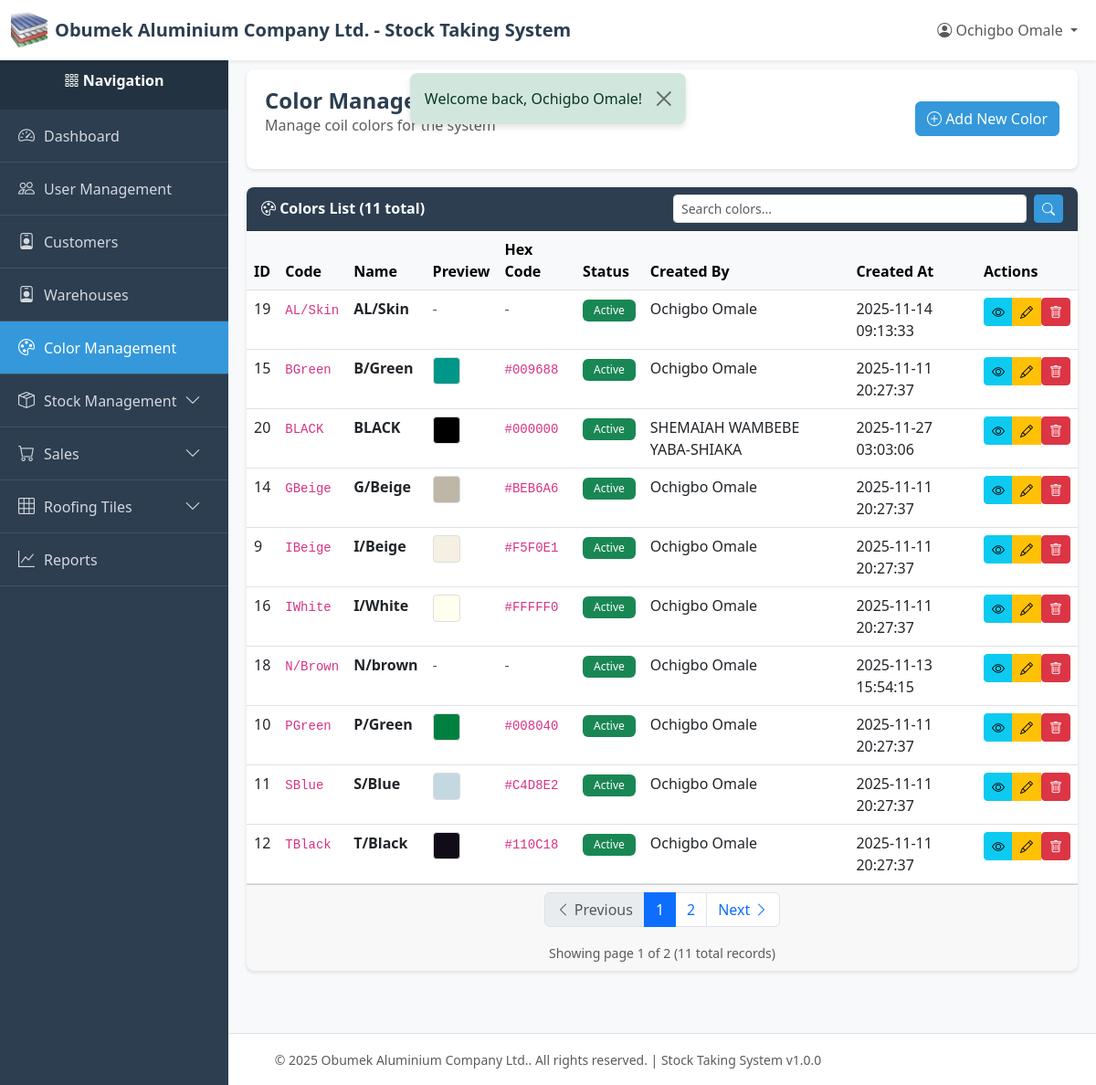
The page /index.php?page=colors (signed in) on the database as committed earlier.
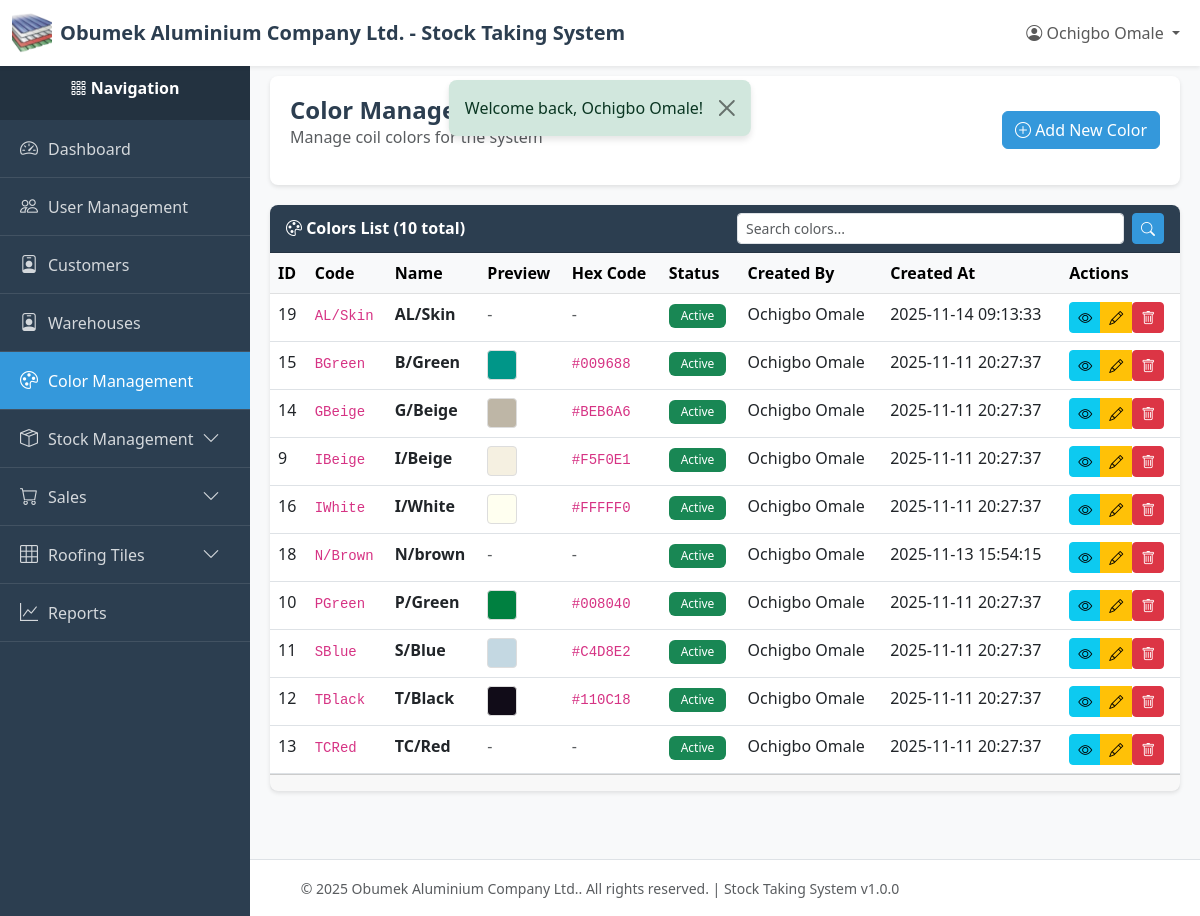
The same page on the database as committed later.
### tables this page shows
CREATE TABLE `colors` (
  `id` int(11) NOT NULL,
  `code` varchar(50) NOT NULL COMMENT 'Short code like IBeige, PGreen',
  `name` varchar(100) NOT NULL COMMENT 'Display name like I/Beige, P/Green',
  `hex_code` varchar(7) DEFAULT NULL COMMENT 'Optional hex color code for UI display',
  `is_active` tinyint(1) DEFAULT 1,
  `created_by` int(11) NOT NULL,
  `created_at` timestamp NOT NULL DEFAULT current_timestamp(),
  `updated_at` timestamp NULL DEFAULT NULL ON UPDATE current_timestamp(),
  `deleted_at` timestamp NULL DEFAULT NULL
);

CREATE TABLE `users` (
  `id` int(11) NOT NULL,
  `email` varchar(255) NOT NULL,
  `password` varchar(255) NOT NULL,
  `name` varchar(255) NOT NULL,
  `role` varchar(50) NOT NULL DEFAULT 'viewer',
  `created_at` timestamp NOT NULL DEFAULT current_timestamp(),
  `updated_at` timestamp NULL DEFAULT NULL ON UPDATE current_timestamp(),
  `deleted_at` timestamp NULL DEFAULT NULL
);

### index.php (called while the page is built, shortened)
<?php
require_once __DIR__ . '/utils/auth_middleware.php';
require_once __DIR__ . '/controllers/routes.php';

### config/db.php (called while the page is built, shortened)
<?php
class Database {
    private static $instance = null;
    private $connection;
    private $host = 'localhost';
    private $db_name = 'obumuvcg_stockdb';
    private $username = 'root';
    private $password = '';
    private $charset = 'utf8mb4';
    private function __construct() {
        try {
            $dsn = "mysql:host={$this->host};dbname={$this->db_name};charset={$this->charset}";
            $options = [
                PDO::ATTR_ERRMODE            => PDO::ERRMODE_EXCEPTION,
                PDO::ATTR_DEFAULT_FETCH_MODE => PDO::FETCH_ASSOC,
                PDO::ATTR_EMULATE_PREPARES   => false,
            ];
            $this->connection = new PDO($dsn, $this->username, $this->password, $options);
        } catch (PDOException $e) {
            error_log("Database Connection Error: " . $e->getMessage());
            die("Database connection failed. Please contact the administrator.");
        }
    }
    public static function getInstance() {
        if (self::$instance === null) {
            self::$instance = new self();
        }
        return self::$instance;
    }
    public function getConnection() {
        return $this->connection;
    }
}

### models/color.php (called while the page is built, shortened)
<?php
require_once __DIR__ . '/../config/db.php';
class Color {
    private $db;
    private $table = 'colors';
    public function __construct() {
        $this->db = Database::getInstance()->getConnection();
    }
    public function getAll($limit = RECORDS_PER_PAGE, $offset = 0) {
        try {
            $sql = "SELECT c.*, u.name as created_by_name
                    FROM {$this->table} c
                    LEFT JOIN users u ON c.created_by = u.id
                    WHERE c.deleted_at IS NULL
                    ORDER BY c.name ASC
                    LIMIT ? OFFSET ?";
            $stmt = $this->db->prepare($sql);
            $stmt->execute([(int)$limit, (int)$offset]);
            return $stmt->fetchAll();
        } catch (PDOException $e) {
            error_log("Color fetch error: " . $e->getMessage());
            return [];
        }
    }
}

### utils/helpers.php (called while the page is built, shortened)
<?php
function formatDate($date, $format = 'Y-m-d H:i:s')
{
    $timestamp = strtotime($date);
    return $timestamp ? date($format, $timestamp) : $date;
}

### utils/auth_middleware.php (called while the page is built, shortened)
<?php
function hasPermission($module, $action = ACTION_VIEW) {
    if (isset($_SESSION['user_role']) && $_SESSION['user_role'] === ROLE_SUPER_ADMIN) {
        return true;
    }
    $permissions = $_SESSION['permissions'];
    return in_array($action, $permissions[$module]);
}

### views/colors/index.php (the view, shortened to what the rows shown need)
<?php
require_once __DIR__ . '/../../config/db.php';
require_once __DIR__ . '/../../models/color.php';
require_once __DIR__ . '/../../utils/helpers.php';
$currentPage = isset($_GET['page_num']) ? (int)$_GET['page_num'] : 1;
$searchQuery = $_GET['search'] ?? '';
$colorModel = new Color();
if (!empty($searchQuery)) {
    $colors = $colorModel->search($searchQuery, RECORDS_PER_PAGE, ($currentPage - 1) * RECORDS_PER_PAGE);
    $totalColors = $colorModel->countSearch($searchQuery);
} else {
    $colors = $colorModel->getAll(RECORDS_PER_PAGE, ($currentPage - 1) * RECORDS_PER_PAGE);
}
require_once __DIR__ . '/../../layout/header.php';
?>
<div class="content-wrapper">
    <div class="page-header">
        <div class="d-flex justify-content-between align-items-center">
            <div>
                <h1 class="page-title">Color Management</h1>
            </div>
        </div>
    </div>
    <div class="card">
        <div class="card-body p-0">
            <?php if (empty($colors)): ?>
            <div class="alert alert-info m-3">
                <i class="bi bi-info-circle"></i>
                <?php if (!empty($searchQuery)): ?>
                    No colors found matching "<?php echo htmlspecialchars($searchQuery); ?>".
                <?php else: ?>
                    No colors found.
                <?php endif; ?>
            </div>
            <?php else: ?>
            <div class="table-responsive">
                <table class="table table-hover mb-0">
                    <thead class="table-light">
                        <tr>
                            <th>ID</th>
                            <th>Code</th>
                            <th>Name</th>
                            <th>Preview</th>
                            <th>Hex Code</th>
                            <th>Status</th>
                            <th>Created By</th>
                            <th>Created At</th>
                            <th>Actions</th>
                        </tr>
                    </thead>
                    <tbody>
                        <?php foreach ($colors as $color): ?>
                        <tr>
                            <td><?php echo $color['id']; ?></td>
                            <td><code><?php echo htmlspecialchars($color['code']); ?></code></td>
                            <td><strong><?php echo htmlspecialchars($color['name']); ?></strong></td>
                            <td>
                                <?php if (!empty($color['hex_code'])): ?>
                                    <div style="width: 30px; height: 30px; background-color: <?php echo htmlspecialchars($color['hex_code']); ?>; border: 1px solid #ddd; border-radius: 4px;"></div>
                                <?php else: ?>
                                    <span class="text-muted">-</span>
                                <?php endif; ?>
                            </td>
                            <td>
                                <?php if (!empty($color['hex_code'])): ?>
                                    <code><?php echo htmlspecialchars($color['hex_code']); ?></code>
                                <?php else: ?>
                                    <span class="text-muted">-</span>
                                <?php endif; ?>
                            </td>
                            <td>
                                <?php if ($color['is_active']): ?>
                                    <span class="badge bg-success">Active</span>
                                <?php else: ?>
                                    <span class="badge bg-secondary">Inactive</span>
                                <?php endif; ?>
                            </td>
                            <td><?php echo htmlspecialchars($color['created_by_name'] ?? '-'); ?></td>
                            <td><?php echo formatDate($color['created_at']); ?></td>
                            <td>
                                <?php
                                $id = $color['id'];
                                $canView = hasPermission(MODULE_COLOR_MANAGEMENT, ACTION_VIEW);
                                $canEdit = hasPermission(MODULE_COLOR_MANAGEMENT, ACTION_EDIT);
                                $canDelete = hasPermission(MODULE_COLOR_MANAGEMENT, ACTION_DELETE);
                                include __DIR__ . '/../../layout/quick_action_buttons.php';
                                ?>
                            </td>
                        </tr>
                        <?php endforeach; ?>
                    </tbody>
                </table>
            </div>
            <?php endif; ?>
        </div>
    </div>
</div>
<?php require_once __DIR__ . '/../../layout/footer.php'; ?>

### layout/quick_action_buttons.php (shortened to what the rows shown need)
<?php
$id = $id ?? 0;
$module = $module ?? '';
$canView = $canView ?? true;
$canEdit = $canEdit ?? true;
$canDelete = $canDelete ?? true;
?>
<div class="btn-group btn-group-sm" role="group">
    <?php if ($canView): ?>
    <a href="/new-stock-system/index.php?page=<?php echo $module; ?>_view&id=<?php echo $id; ?>"
       class="btn btn-info btn-sm"
       title="View Details">
        <i class="bi bi-eye"></i>
    </a>
    <?php endif; ?>
    <?php if ($canEdit): ?>
    <a href="/new-stock-system/index.php?page=<?php echo $module; ?>_edit&id=<?php echo $id; ?>"
       class="btn btn-warning btn-sm"
       title="Edit">
        <i class="bi bi-pencil"></i>
    </a>
    <?php endif; ?>
    <?php if ($canDelete): ?>
    <form method="POST"
          action="/new-stock-system/controllers/<?php echo $module; ?>/delete/index.php"
          style="display: inline;"
          onsubmit="return confirmDelete();">
        <button type="submit" class="btn btn-danger btn-sm" title="Delete">
            <i class="bi bi-trash"></i>
        </button>
    </form>
    <?php endif; ?>
</div>

Rows that differ between the two databases and show on the page:
removed colors: id "20", code "BLACK", name "BLACK", hex_code "#000000", is_active "Active", created_by.name "SHEMAIAH WAMBEBE YABA-SHIAKA", created_at "2025-11-27 03:03:06"
now on this page (row unchanged): colors: id "13", code "TCRed", name "TC/Red", is_active "Active", created_by.name "Ochigbo Omale", created_at "2025-11-11 20:27:37"
Other text that changed with them:
$totalColors: "11" → "10"
$currentPage: "1" → (not shown)
$totalPages: "2" → (not shown)
$paginationData['total']: "11" → (not shown)
text no longer shown: "Previous Next Showing page of ( total records)"
list line gone: "1"
list line gone: "2"
